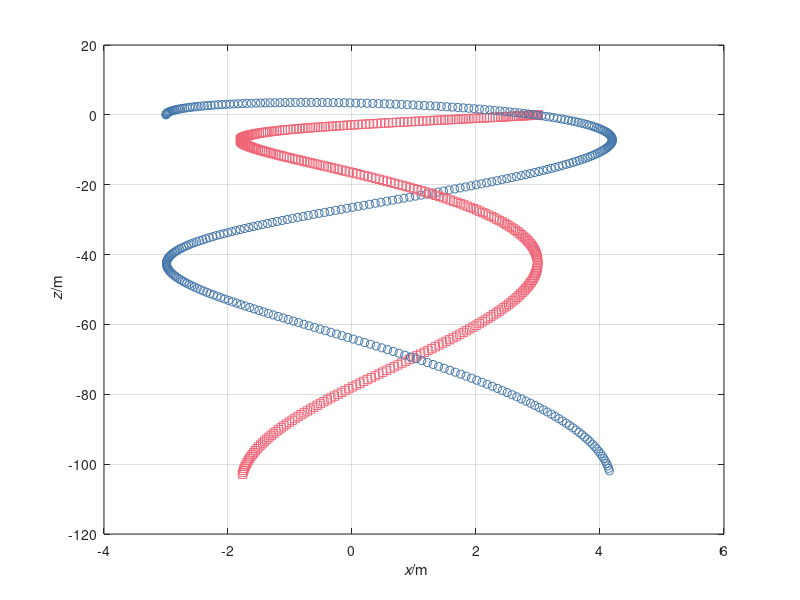

The MATLAB source for this figure:
%%% Simulation of two bodies connected by Hookean material in 2D
%% Coordinates (t, x, z)

%% Constants
ma = 2;	  % kg: mass object a
mb = 3;	  % kg: mass object b
g = 9.8;  % N/kg: gravitational acceleration
ln = 1;	  % m: natural length
k = 5;	  % N/m: spring constant

%% Initial conditions
t = 0;	       % s: initial time
ra = [-3, 0];  % m: initial position object a
rb = [3, 0];   % m: initial position object b
va = [0, 10];  % m/s: initial velocity object a
vb = [0, 0];   % m/s: initial velocity object b

%% Boundary conditions
Ga = -ma * g * [0, 1];  % N: gravity supply object a
Gb = -mb * g * [0, 1];  % N: gravity supply object b

%% Parameters for time loop
t1 = 5;	      % s: final time
dt = 0.0001;  % s: time step %@

%% Plotting
dtplot = t1/360;  % time interval between plots
tplot = dtplot;	  % time for next plot
figure
plot(ra(1), ra(2), 'o', 'color', '#4477AA')
hold on; grid on
plot(rb(1), rb(2), 's', 'color', '#EE6677')
xlabel('{\it x}/m'); ylabel('{\it z}/m') %@

%% State: ra, rb, va, vb
%% Numerical time integration
while t < t1
  %% constitutive relations
  Pa = ma * va;
  Pb = mb * vb;
  l = norm(ra - rb); % calculation of present length
  Fa = -k * (l - ln) * (ra - rb)/l;
  Fb = -Fa; % balance of momentum for Hookean material

  %% balance laws
  t = t + dt;
  Pa = Pa + (Fa + Ga) * dt;
  Pb = Pb + (Fb + Gb) * dt;
  ra = ra + va * dt;
  rb = rb + vb * dt;

  %% constitutive relations
  va = Pa / ma;
  vb = Pb / mb; %@

  %% plot
  if t > tplot
    plot(ra(1), ra(2), 'o', 'color', '#4477AA')
    plot(rb(1), rb(2), 's', 'color', '#EE6677')
    pause(0)
    tplot = tplot + dtplot;
  end %@
end
